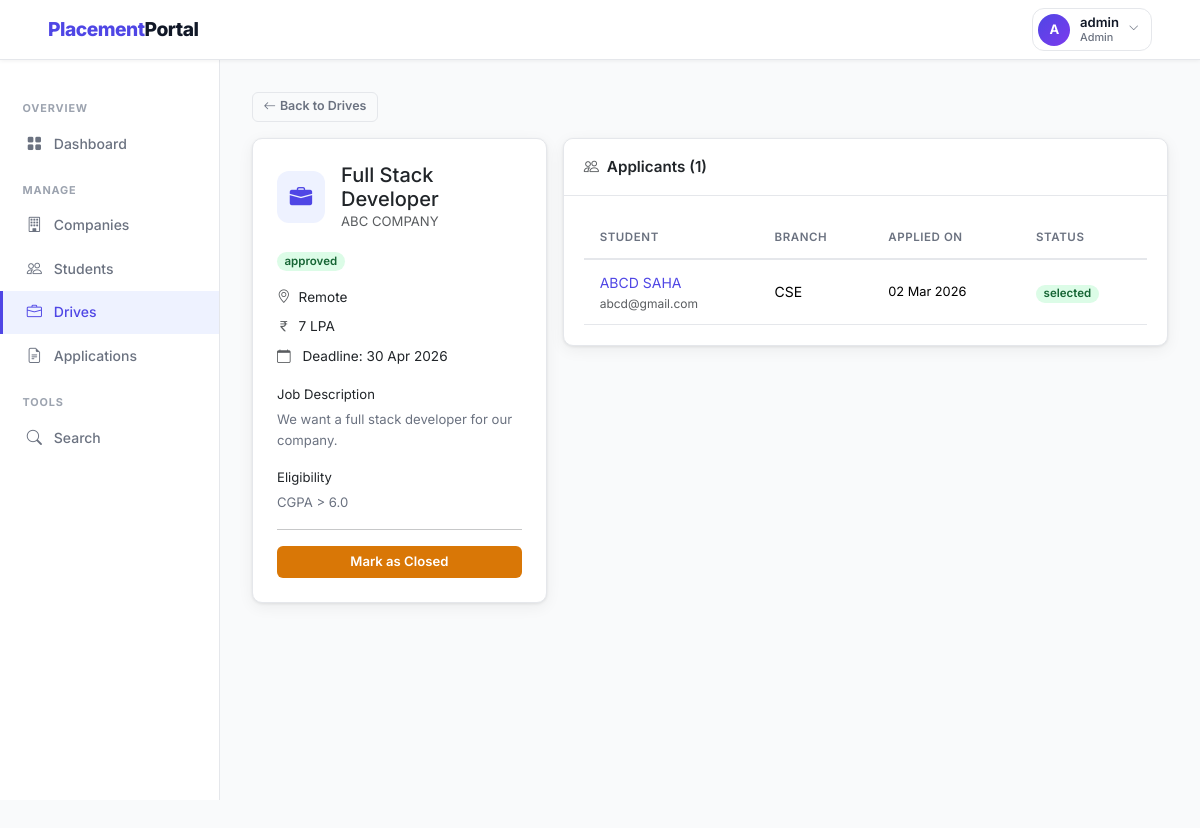
Before: /admin/drives/8 (signed in) with the older database file.
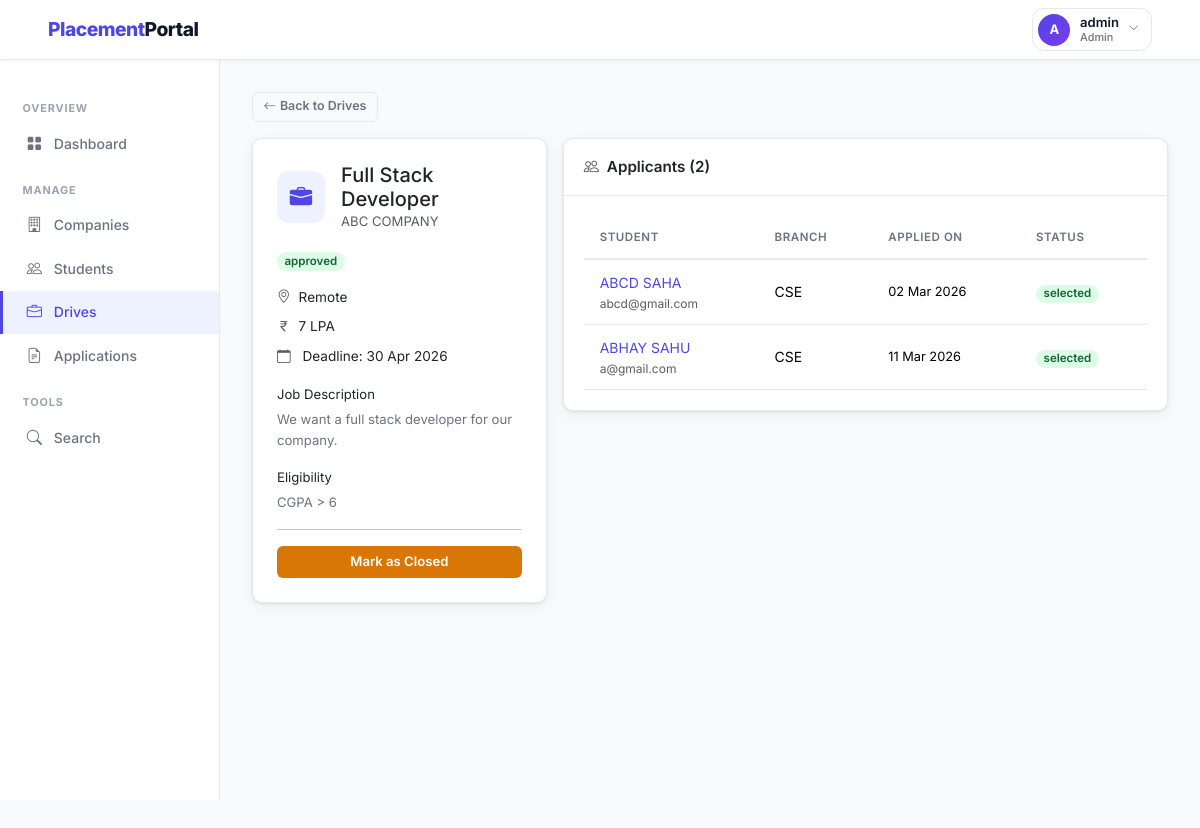
After: the same page with the newer database file.
### backend/models.py (models this page shows, shortened)
class PlacementDrive(db.Model):
    __tablename__ = 'placement_drive'
    id = db.Column(db.Integer, primary_key=True)
    company_id = db.Column(db.Integer, db.ForeignKey('company.id'), nullable=False)
    job_title = db.Column(db.String(150), nullable=False)
    job_description = db.Column(db.Text, nullable=False)
    eligibility_criteria = db.Column(db.Text)
    location = db.Column(db.String(100))
    salary_package = db.Column(db.String(100))
    application_deadline = db.Column(db.Date, nullable=False)
    status = db.Column(db.String(20), default='pending')
    created_at = db.Column(db.DateTime, default=datetime.utcnow)
    applications = db.relationship('Application', backref='drive', lazy=True,
                                   cascade='all, delete-orphan')

class Application(db.Model):
    __tablename__ = 'application'
    id               = db.Column(db.Integer, primary_key=True)
    student_id       = db.Column(db.Integer, db.ForeignKey('student.id'), nullable=False)
    drive_id         = db.Column(db.Integer, db.ForeignKey('placement_drive.id'), nullable=False)
    application_date = db.Column(db.DateTime, default=datetime.utcnow)
    status           = db.Column(db.String(20), default='applied')
    __table_args__ = (
        db.UniqueConstraint('student_id', 'drive_id', name='unique_application'),
    )

class Student(db.Model):
    __tablename__ = 'student'
    id = db.Column(db.Integer, primary_key=True)
    full_name = db.Column(db.String(100), nullable=False)
    email = db.Column(db.String(120), unique=True, nullable=False)
    password_hash = db.Column(db.String(256), nullable=False)
    phone = db.Column(db.String(20))
    branch = db.Column(db.String(100))
    year = db.Column(db.String(20))
    cgpa = db.Column(db.Float)
    skills = db.Column(db.Text)
    resume_path = db.Column(db.String(300))
    is_active = db.Column(db.Boolean, default=True)
    registered_at = db.Column(db.DateTime, default=datetime.utcnow)
    applications = db.relationship('Application', backref='student', lazy=True,
                                   cascade='all, delete-orphan')

### backend/routes.py (the view)
    @app.route('/admin/drives/<int:drive_id>')
    @login_required('admin')
    def admin_drive_detail(drive_id):
        drive        = PlacementDrive.query.get_or_404(drive_id)
        applications = Application.query.filter_by(drive_id=drive_id).all()
        return render_template('admin/drive_detail.html',
                               drive=drive, applications=applications)

### backend/routes.py (called while the page is built)
def login_required(role):
    def decorator(f):
        @wraps(f)
        def decorated_function(*args, **kwargs):
            if 'user_id' not in session:
                flash('Please log in to continue.', 'warning')
                return redirect(url_for('auth_login', role=role))
            if session.get('role') != role:
                flash('You do not have permission to view that page.', 'danger')
                return redirect(url_for('home'))
            return f(*args, **kwargs)
        return decorated_function
    return decorator

### templates/admin/drive_detail.html (shortened to what the changed rows need)
{% extends 'layout_dashboard.html' %}
{% block content %}
<div class="row g-3">
  <div class="col-lg-4">
    <div class="card">
      <div class="card-body" style="padding:1.5rem !important;">
        <div class="d-flex align-items-center gap-3 mb-3">
          <div style="width:52px;height:52px;border-radius:12px;background:var(--primary-lt);
                      display:flex;align-items:center;justify-content:center;
                      font-size:1.4rem;color:var(--primary);">
          </div>
          <div>
            <h5 class="fw-700 mb-0">{{ drive.job_title }}</h5>
            <div class="text-muted" style="font-size:.82rem;">{{ drive.company.company_name }}</div>
          </div>
        </div>
        <span class="badge badge-{{ drive.status }} mb-3">{{ drive.status }}</span>
        <div style="font-size:.85rem;" class="mb-3">
          {% if drive.location %}
          <div class="mb-2"><i class="bi bi-geo-alt text-muted me-2"></i>{{ drive.location }}</div>
          {% endif %}
          {% if drive.salary_package %}
          <div class="mb-2"><i class="bi bi-currency-rupee text-muted me-2"></i>{{ drive.salary_package }}</div>
          {% endif %}
          <div class="mb-2">
            <i class="bi bi-calendar text-muted me-2"></i>
            Deadline: {{ drive.application_deadline.strftime('%d %b %Y') }}
          </div>
        </div>
        <div class="mb-3">
          <div class="fw-600 mb-1" style="font-size:.82rem;">Job Description</div>
          <p style="font-size:.82rem;color:var(--muted);">{{ drive.job_description }}</p>
        </div>
        {% if drive.eligibility_criteria %}
        <div class="mb-3">
          <div class="fw-600 mb-1" style="font-size:.82rem;">Eligibility</div>
          <p style="font-size:.82rem;color:var(--muted);">{{ drive.eligibility_criteria }}</p>
        </div>
        {% endif %}
        <hr>
        {% if drive.status == 'pending' %}
          <a href="{{ url_for('admin_approve_drive', drive_id=drive.id) }}"
             class="btn btn-success w-100 mb-2">Approve Drive</a>
          <a href="{{ url_for('admin_reject_drive', drive_id=drive.id) }}"
             class="btn btn-danger w-100">Reject Drive</a>
        {% elif drive.status == 'approved' %}
          <a href="{{ url_for('admin_reject_drive', drive_id=drive.id) }}"
             class="btn btn-warning w-100">Mark as Closed</a>
        {% endif %}
      </div>
    </div>
  </div>
  <div class="col-lg-8">
    <div class="card">
      <div class="card-header">
        <span><i class="bi bi-people me-2 text-muted"></i>Applicants ({{ applications|length }})</span>
      </div>
      <div class="card-body p-0">
        {% if applications %}
        <table class="table mb-0">
          <thead>
            <tr>
              <th>Student</th>
              <th>Branch</th>
              <th>Applied On</th>
              <th>Status</th>
            </tr>
          </thead>
          <tbody>
            {% for app in applications %}
            <tr>
              <td>
                <a href="{{ url_for('admin_student_detail', student_id=app.student_id) }}"
                   class="fw-600 text-decoration-none">
                  {{ app.student.full_name }}
                </a>
                <div class="text-muted" style="font-size:.75rem;">{{ app.student.email }}</div>
              </td>
              <td>{{ app.student.branch or '—' }}</td>
              <td style="font-size:.8rem;">{{ app.application_date.strftime('%d %b %Y') }}</td>
              <td><span class="badge badge-{{ app.status }}">{{ app.status }}</span></td>
            </tr>
            {% endfor %}
          </tbody>
        </table>
        {% else %}
          <div class="empty-state">
            <i class="bi bi-people"></i>
            <p>No applications received yet.</p>
          </div>
        {% endif %}
      </div>
    </div>
  </div>
</div>
{% endblock %}

Changed rows visible on the page:
changed PlacementDrive "Full Stack Developer": eligibility_criteria "CGPA > 6.0" → "CGPA > 6"
added Application: student.full_name "ABHAY SAHU", student.email "a@gmail.com", student "CSE", application_date "11 Mar 2026", status "selected"
Other visible differences:
{{ applications|length }}: "1" → "2"
